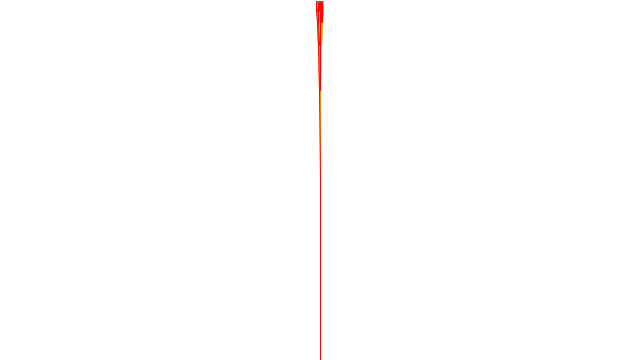
Frame 1 (no input)
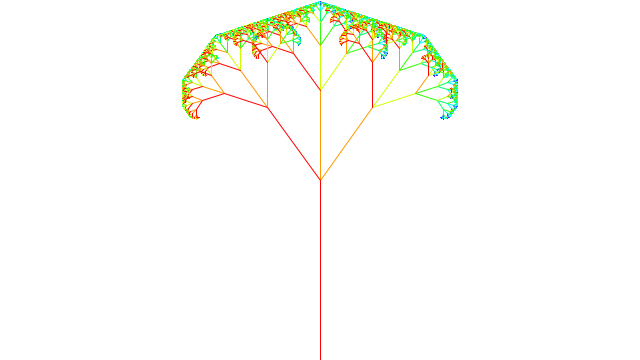
Frame 60 (the mouse pressed at the canvas centre just before this capture)
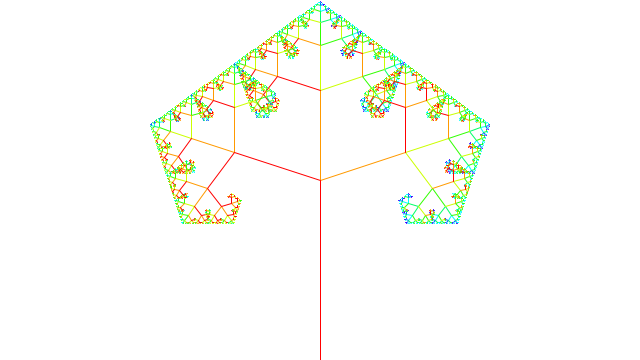
Frame 120 (the mouse held since frame 60 and released just before this capture)

The Processing sketch that drew these frames (run headless with seeded random() and noise(); from frame 60 on, the mouse is pressed at the canvas centre):

// Processing sketch: FractalTree
// ── FractalTree.pde
void setup() {
  size(640, 360);
  colorMode(HSB);
}

void draw() {
  background(255);

  translate(width/2, height);
  fractalTree(height/2, frameCount/600.0*TWO_PI, color(255, 255, 255), 7);
}

void fractalTree(float l, float t, color c, int level) {
  stroke(c);
  line(0, 0, 0, -l);

  if (level > 0) {
    pushMatrix();
    translate(0, -l);
    fractalTree(l/2, t, color(hue(c)+255/10.0, saturation(c), brightness(c), alpha(c)), level-1);
    popMatrix();

    pushMatrix();
    translate(0, -l);
    rotate(t);
    fractalTree(l/2, t, color(hue(c)+255/10.0, saturation(c), brightness(c), alpha(c)), level-1);
    popMatrix();


    pushMatrix();
    translate(0, -l);
    rotate(-t);
    fractalTree(l/2, t, color(hue(c)-255/10.0, saturation(c), brightness(c), alpha(c)), level-1);
    popMatrix();
  }
}
